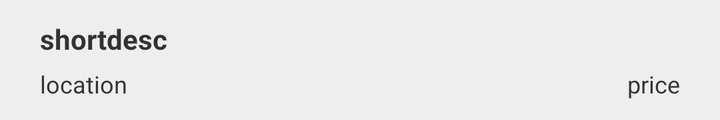
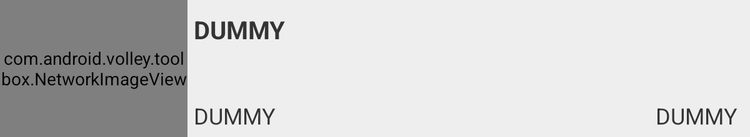

The same Android screen from two of the app's own layout files: first res/layout/ as a phone draws it, then the repository's variant for another configuration, drawn on a device whose configuration selects that folder. Both files follow.
<!-- AndroidManifest.xml: application theme AppTheme -->
<!-- res/layout/product_list_item.xml -->
<?xml version="1.0" encoding="utf-8"?>
<RelativeLayout xmlns:android="http://schemas.android.com/apk/res/android"
    	android:layout_width="fill_parent"
    	android:layout_height="wrap_content"
    	android:minHeight="50dp"
    	android:orientation="horizontal"
    	android:paddingLeft="20dip"
    	android:paddingRight="20dip"
    	android:paddingTop="10dip"
    	android:paddingBottom="10dip"
    	android:background="#EEE" >

    <ImageView
        android:id="@+id/bitmap"
        android:layout_width="wrap_content"
        android:layout_height="wrap_content"
        android:src="@drawable/ic_launcher" />

    <TextView
        android:id="@+id/shortdesc"
        android:layout_width="wrap_content"
        android:layout_height="wrap_content"
		android:layout_toRightOf="@id/bitmap"
        android:text="shortdesc"
        android:textStyle="bold"
        android:typeface="sans" />

    <TextView
        android:id="@+id/location"
        android:layout_width="wrap_content"
        android:layout_height="wrap_content"
        android:layout_below="@id/shortdesc"
        android:layout_toRightOf="@id/bitmap"
        android:layout_marginTop="5dip"
        android:text="location"
        android:textColor="#343434"
        android:textSize="12sp" />

    <TextView
        android:id="@+id/price"
        android:layout_width="wrap_content"
        android:layout_height="wrap_content"
        android:layout_alignBaseline="@+id/location"
        android:layout_alignBottom="@+id/location"
        android:layout_alignParentRight="true"
        android:text="price"
        android:textColor="#343434"
        android:textSize="12sp" />
</RelativeLayout>
<!-- resources referenced by this layout -->
<resources>
  <style name="AppTheme" parent="AppBaseTheme">
          
      </style>
  <!-- from res/values-v11/ -->
  <style name="AppBaseTheme" parent="android:Theme.Holo.Light">
          
      </style>
</resources>
<!-- res/layout-large/product_list_item.xml (the repository's variant of the layout above) -->
<!-- drawn on a 7-inch tablet held upright -->
<?xml version="1.0" encoding="utf-8"?>
<RelativeLayout xmlns:android="http://schemas.android.com/apk/res/android"
    	android:layout_width="fill_parent"
    	android:layout_height="wrap_content"
    	android:minHeight="50dp"
    	android:orientation="horizontal"
    	android:paddingRight="10dip"
    	android:background="@drawable/listitem_textcolor_selector" >

    <com.android.volley.toolbox.NetworkImageView
        android:id="@+id/bitmap"
        android:layout_width="150dp"
        android:layout_height="110dp"
        android:layout_marginRight="5dip"
        android:src="@drawable/ic_launcher" />

    <TextView
        android:id="@+id/shortdesc"
        android:layout_width="wrap_content"
        android:layout_height="wrap_content"
		android:layout_toRightOf="@id/bitmap"
        android:text="@string/dummy"
        android:maxLines="2"
        android:ellipsize="end"
        android:textStyle="bold"
        android:textSize="20sp"
        android:layout_marginTop="10dp"
        android:typeface="sans"
        android:textColor="#343434" />

    <TextView
        android:id="@+id/location"
        android:layout_width="wrap_content"
        android:layout_height="wrap_content"
        android:layout_toRightOf="@id/bitmap"
        android:layout_alignBottom="@id/bitmap"
        android:layout_marginBottom="5dip"
        android:text="@string/dummy"
        android:textSize="18sp"
        android:textColor="#343434" />

    <TextView
        android:id="@+id/price"
        android:layout_width="wrap_content"
        android:layout_height="wrap_content"
        android:layout_alignBaseline="@+id/location"
        android:layout_alignBottom="@+id/location"
        android:layout_alignParentRight="true"
        android:text="@string/dummy"
        android:textSize="18sp" 
        android:textColor="#343434"/>
</RelativeLayout>
<!-- resources referenced by the variant -->
<!-- as a 7-inch tablet held upright resolves them -->
<resources>
  <!-- drawable listitem_textcolor_selector (drawable-hdpi) -->
  <?xml version="1.0" encoding="utf-8"?>
   
  <selector xmlns:android="http://schemas.android.com/apk/res/android">     
       <item android:state_selected="true" android:drawable="@color/pressed_color" />    
       <item android:state_pressed="true" android:drawable="@color/pressed_color" />
       <item android:drawable="@color/default_color" />
  </selector>
  <string name="dummy">DUMMY</string>
  <style name="AppTheme" parent="AppBaseTheme">
          
      </style>
  <color name="pressed_color">#FFE9D9BF</color>
  <color name="default_color">#FFEEEEEE</color>
  <!-- from res/values-v11/ -->
  <style name="AppBaseTheme" parent="android:Theme.Holo.Light">
          
      </style>
</resources>
